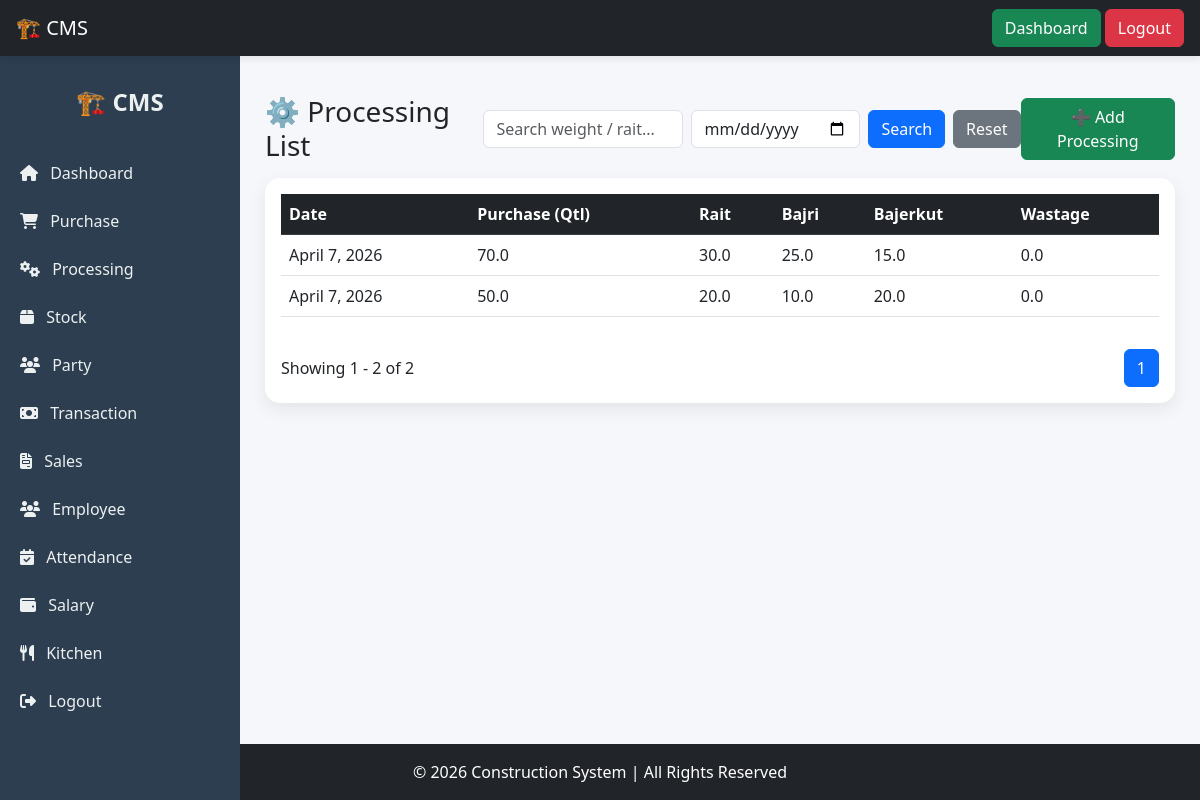
Before: /processing/list/ (signed in) with the older database file.
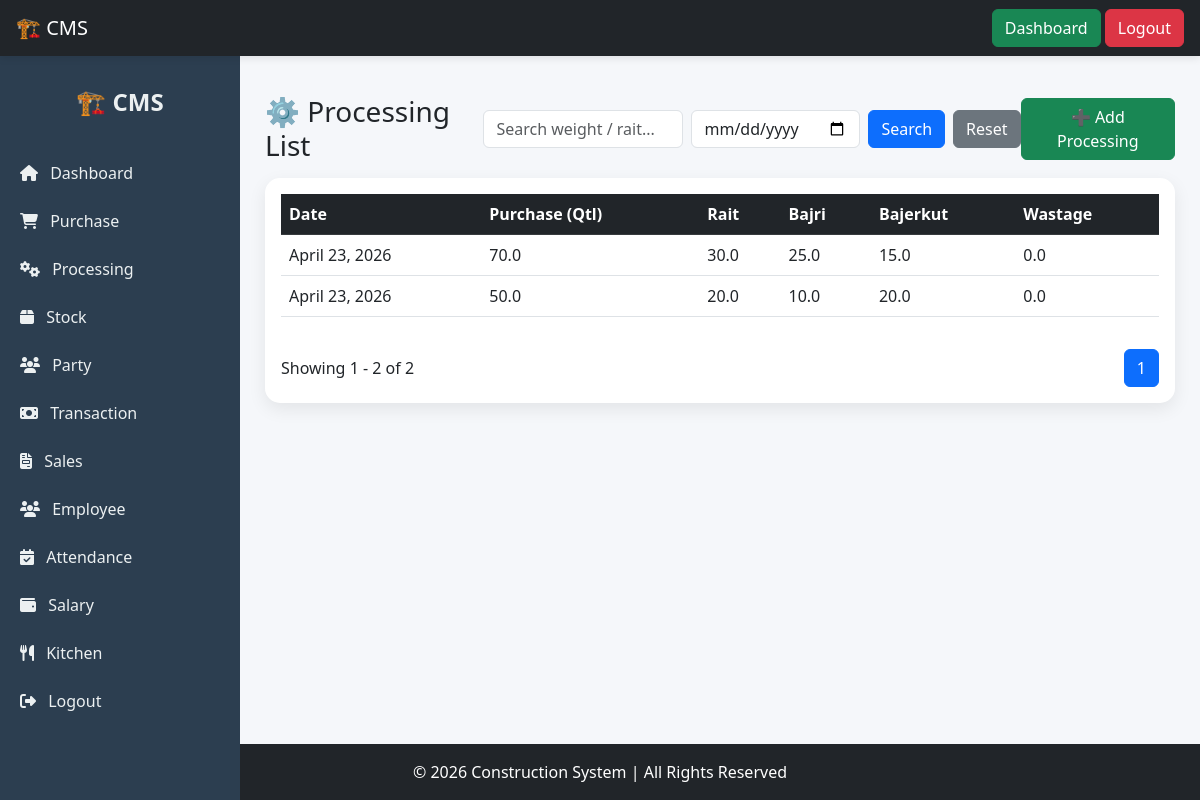
After: the same page with the newer database file.
### mainapp/models.py (models this page shows, shortened)
class Processing(models.Model):
    purchase = models.ForeignKey('Purchase', on_delete=models.CASCADE)
    rait = models.FloatField()
    bajri = models.FloatField()
    bajerkut = models.FloatField()
    wastage = models.FloatField(default=0)
    date = models.DateField(auto_now_add=True)

class Purchase(models.Model):
    supplier_name = models.CharField(max_length=255)
    vehicle_number = models.CharField(max_length=50)
    weight = models.FloatField()
    rate = models.DecimalField(max_digits=10, decimal_places=2)
    total_amount = models.DecimalField(max_digits=12, decimal_places=2, blank=True, null=True)
    date = models.DateField(auto_now_add=True)

### mainapp/views.py (the view, shortened to what this page needs)
# urls.py: path('processing/list/', processing_list, name='processing_list'),
@login_required
def processing_list(request):
    search = request.GET.get('search')
    date_filter = request.GET.get('date')
    data = Processing.objects.select_related('purchase').order_by('-date')
    if date_filter:
        data = data.filter(date=date_filter)
    paginator = Paginator(data, 10)
    page_number = request.GET.get('page')
    page_obj = paginator.get_page(page_number)
    return render(request, 'processing/processing_list.html', {
        'data': page_obj,
        'search': search if search and search != "None" else "",
        'date': date_filter,
    })

### mainapp/templates/processing/processing_list.html (shortened to what this page needs)
{% extends "base2.html" %}
{% block content %}
<div class="d-flex justify-content-between align-items-center mb-3">
    <h3 class="mb-0">⚙️ Processing List</h3>
    <form method="GET" class="d-flex gap-2">
        <input type="text" name="search" value="{{ search }}"
            class="form-control"
            placeholder="Search weight / rait..."
            style="width:200px;">
        <input type="date" name="date" value="{{ date }}"
            class="form-control">
        <button class="btn btn-primary">Search</button>
        <a href="/processing/list/" class="btn btn-secondary">Reset</a>
    </form>
    <a href="/processing/add/" class="btn btn-success">
        ➕ Add Processing
    </a>
</div>
<div class="card p-3">
    <div class="table-responsive">
        <table class="table table-hover">
            <thead class="table-dark">
                <tr>
                    <th>Date</th>
                    <th>Purchase (Qtl)</th>
                    <th>Rait</th>
                    <th>Bajri</th>
                    <th>Bajerkut</th>
                    <th>Wastage</th>
                </tr>
            </thead>
            <tbody>
                {% for p in data %}
                <tr>
                    <td>{{ p.date }}</td>
                    <td>{{ p.purchase.weight }}</td>
                    <td>{{ p.rait }}</td>
                    <td>{{ p.bajri }}</td>
                    <td>{{ p.bajerkut }}</td>
                    <td>{{ p.wastage }}</td>
                </tr>
                {% empty %}
                <tr>
                    <td colspan="5" class="text-center">No Data Found</td>
                </tr>
                {% endfor %}
            </tbody>
        </table>
    </div>
    <div class="d-flex justify-content-between align-items-center mt-3">
        <div>
            Showing {{ data.start_index }} - {{ data.end_index }} of {{ data.paginator.count }}
        </div>
        <ul class="pagination mb-0">
            {% for i in data.paginator.page_range %}
                {% if data.number == i %}
                    <li class="page-item active"><span class="page-link">{{ i }}</span></li>
                {% else %}
                    <li class="page-item">
                        <a class="page-link" href="?page={{ i }}&search={{ search }}">{{ i }}</a>
                    </li>
                {% endif %}
            {% endfor %}
        </ul>
    </div>
</div>
{% endblock %}

Changed rows visible on the page:
changed Processing (number 1 of 2 on the later page): date "April 7, 2026" → "April 23, 2026"
changed Processing (number 2 of 2 on the later page): date "April 7, 2026" → "April 23, 2026"
